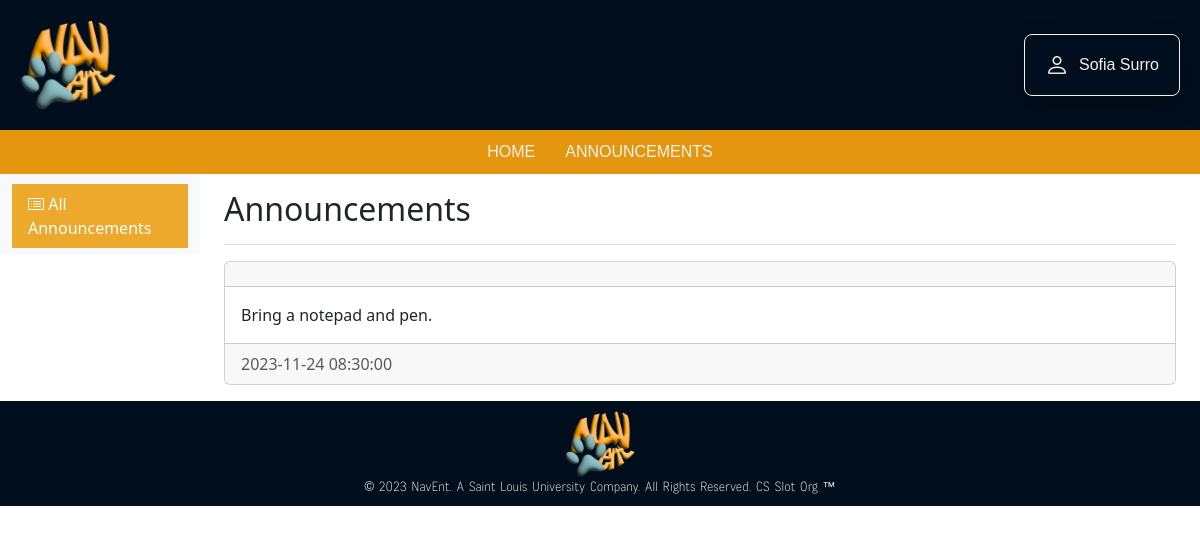
Screenshot of /client/announcement.php (signed in) with the database file from the repository.
### tables this page shows
CREATE TABLE `announcements` (
  `Announcement_ID` varchar(255) NOT NULL,
  `Date_Posted` datetime NOT NULL,
  `Details` text NOT NULL,
  `Event_ID` varchar(255) DEFAULT NULL
);

### client/announcement.php (the view, shortened to what this page needs)
<?php
require_once "../php/dbconnection.php";
$userID = $_SESSION['userId'];
$st = $conn -> prepare('SELECT Event_ID FROM REGISDETAILS WHERE User_ID = ?');
$st -> bind_param("i",$userID);
$st -> execute();
$result = $st -> get_result();
if ($result->num_rows != 0) {
    while ($row = $result->fetch_assoc()) {
        $events[] = $row['Event_ID'];
    }
}
$placeholders = implode(',', array_fill(0, count($events), '?'));
?>
<!doctype html>
<html lang="en">
  <head>
    <link href="https://cdn.jsdelivr.net/npm/bootstrap@5.3.2/dist/css/bootstrap.min.css" rel="stylesheet">
    <link rel="stylesheet" href="https://cdn.jsdelivr.net/npm/bootstrap-icons@1.11.2/font/bootstrap-icons.min.css">
    <link rel="stylesheet" href="style/announcement.css">
</head>
  <body>
    <header>
      <div class="d-flex align-items-center justify-content-between">
        <div class="logo">
            <img src="../res/imgs/navi-event-logo(3d).png" alt="Logo">
        </div>
        <div class="pf-dropdown">
          <button class="btn" type="button" data-bs-toggle="dropdown" aria-expanded="false">
            <div class="d-flex align-items-center">
                <div class="profile-box">
                    <div class="pf">
                      <div class="profile-icon">
                        <i class="bi bi-person"></i>
                    </div>
                    <span class="username"><?php echo $_SESSION['username']; ?></span>
                    </div>
            </div>
          </button>
        </div>
      </div>
    </header>
    <nav>
        <div class="nav-links">
            <a href="../index.php">HOME</a>
            <a href="../client/announcement.php">ANNOUNCEMENTS</a>
        </div>
    </nav>
    <div class="container-fluid">
        <div class="row">
            <nav id="sidebar" class="col-md-3 col-lg-2 d-md-block bg-light sidebar">
                <div class="position-sticky">
                    <ul class="nav flex-column">
                        <li class="nav-item">
                            <a class="nav-link active" href="#">
                                <i class="bi bi-card-list"></i> All Announcements
                            </a>
                        </li>
                    </ul>
                </div>
            </nav>
            <main class="col-md-9 ms-sm-auto col-lg-10 px-md-4">
                <div class="d-flex justify-content-between flex-wrap flex-md-nowrap align-items-center pt-3 pb-2 mb-3 border-bottom">
                    <h1 class="h2">Announcements</h1>
                </div>
                <?php
                $st = $conn->prepare("SELECT * FROM Announcements WHERE Event_ID IN ($placeholders)");
                $types = str_repeat('s', count($events));
                $st->bind_param($types, ...$events);
                $st->execute();
                $result = $st->get_result();
                while ($row = $result->fetch_assoc()) {
                ?>
                <div class="card mb-3">
                    <div class="card-header">
                    </div>
                    <div class="card-body">
                        <p class="card-text"><?php echo $row['Details']; ?></p>
                    </div>
                    <div class="card-footer text-muted">
                        <?php echo $row['Date_Posted']; ?>
                    </div>
                </div>
                <?php
                }
                ?>
            </main>
        </div>
    </div>
        <footer>
        <div class="footer-bottom">
            <div class="logo">
                <img src="../res/imgs/navi-event-logo(3d).png" alt="Logo" class="footer-logo">
            </div>
            <p>© 2023 NavEnt. A Saint Louis University Company. All Rights Reserved. CS Slot Org ™</p>
        </div>
    </footer>
    </body>
  </html>

### client/style/announcement.css (style rules this page uses)
header { background-color: #000e1e; color: #F1F1F1; padding: 20px; }
.logo img { max-height: 90px; margin: 0; padding: 0; }
.pf { height: 40px; display: flex; cursor: pointer; padding: 10px; align-items: center; }
.profile-icon { color: #F1F1F1; max-height: 30px; font-size: 24px; margin-right: 10px; }
.pf-dropdown { display: inline-block; position: relative; }
.pf-dropdown .btn { border: 1px solid #F1F1F1; border-radius: 8px; padding: 10px; cursor: pointer; box-shadow: 0 10px 25px rgba(0, 0, 0, 0.3); transition: border-color 0.3s ease; }
.username { color: #F1F1F1; font-family: 'Curiosa ExtraLight', sans-serif; font-weight: 500; flex: 1; }
.profile-icon, .username { display: flex; align-items: center; }
nav { display: flex; justify-content: center; align-items: center; background-color: #E4960E; padding: 10px 20px; }
.nav-links { font-size: medium; display: flex; list-style: none; margin: 0; padding: 0; }
.nav-links a { color: #F1F1F1; text-decoration: none; margin: 0 15px; font-family: 'Curiosa ExtraBold', sans-serif; position: relative; display: flex; align-items: center; justify-content: center; }
.nav-links a::before { content: ''; position: absolute; bottom: 0; left: 0; width: 0; height: 2px; background-color: #71999B; transition: width 0.5s; }
#sidebar { height: 10vh; }
#sidebar .nav-link { color: #000; }
#sidebar .nav-link.active { color: #fff; background-color: #EDA92C; }
footer { position: relative; width: 100%; color: #F1F1F1; font-family: 'CAZentrum Condensed Light', sans-serif; font-size: 13px; text-align: center; word-spacing: 2px; }
.footer-bottom { background: #000e1e; padding: 10px 0; display: flex; flex-direction: column; align-items: center; justify-content: center; }
.footer-logo { max-width: 70px; height: auto; margin-bottom: 20px; }
footer p { margin: 0; }

### rows the page displays
announcements: Details "Bring a notepad and pen.", Date_Posted "2023-11-24 08:30:00"

### other values shown
$_SESSION['username'] "Sofia Surro"
